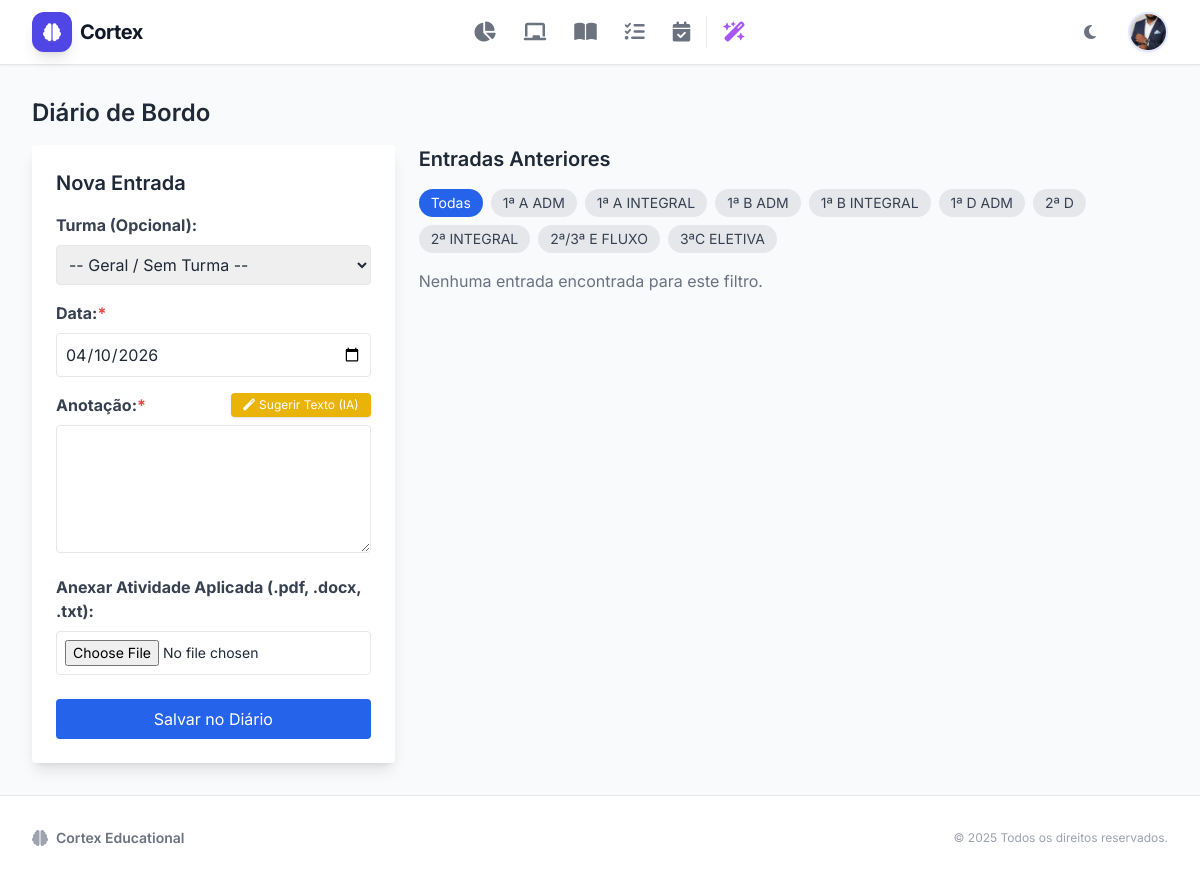
The page /diario (signed in) on the database its author committed.
### models.py (models this page shows, shortened)
class User(db.Model, UserMixin):
    __tablename__ = 'users'
    id = db.Column(db.Integer, primary_key=True)
    username = db.Column(db.String(80), unique=True, nullable=False)
    password_hash = db.Column(db.String(128), nullable=False)
    is_professor = db.Column(db.Boolean, default=True) # Se False, é aluno ou admin
    is_admin = db.Column(db.Boolean, default=False)    # Se True, vê dados de todos
    escola_id = db.Column(db.Integer, db.ForeignKey('escolas.id'), nullable=True)
    email_contato = db.Column(db.String(120), nullable=True)
    telefone = db.Column(db.String(20), nullable=True)
    foto_perfil_path = db.Column(db.String(255), nullable=True)
    genero = db.Column(db.String(20), default='Masculino')
    lembretes = db.relationship('Lembrete', backref='autor', lazy=True, cascade='all, delete-orphan')
    turmas = db.relationship('Turma', backref='autor', lazy=True, cascade='all, delete-orphan')
    horarios = db.relationship('Horario', backref='autor', lazy=True, cascade='all, delete-orphan')
    entradas_diario = db.relationship('DiarioBordo', backref='autor_diario', lazy=True, cascade='all, delete-orphan', foreign_keys='DiarioBordo.id_user')
    notificacoes = db.relationship('Notificacao', backref='destinatario', lazy=True, cascade='all, delete-orphan')

class Turma(db.Model):
    __tablename__ = 'turmas'
    id = db.Column(db.Integer, primary_key=True)
    nome = db.Column(db.String(100), nullable=False)
    descricao = db.Column(db.Text)
    turno = db.Column(db.String(50)) # Ex: Matutino, Vespertino, Noturno
    id_user = db.Column(db.Integer, db.ForeignKey('users.id'), nullable=False)
    alunos = db.relationship('Aluno', backref='turma', lazy=True)
    atividades = db.relationship('Atividade', backref='turma', lazy=True, cascade='all, delete-orphan')
    planos_de_aula = db.relationship('PlanoDeAula', backref='turma', lazy=True, cascade='all, delete-orphan')

### blueprints/planos.py (the view, shortened to what this page needs)
@planos_bp.route('/diario', methods=['GET', 'POST'])
@login_required
def diario_bordo():
    id_turma_filtro = request.args.get('id_turma', type=int)
    form = DiarioForm()
    turmas_user = Turma.query.filter_by(autor=current_user).order_by(Turma.nome).all()
    query = DiarioBordo.query.filter_by(autor_diario=current_user).order_by(DiarioBordo.data.desc())
    if id_turma_filtro:
        query = query.filter_by(id_turma=id_turma_filtro)
    entradas = query.all()
    return render_template('diario_bordo.html',
                           form=form,
                           turmas_user=turmas_user,
                           entradas=entradas,
                           id_turma_filtro=id_turma_filtro)

### forms.py
class DiarioForm(FlaskForm):
    anotacao = TextAreaField('Anotação', validators=[DataRequired(), Length(min=2)])
    data = DateField('Data', default=date.today, validators=[DataRequired()])
    arquivo_anexo = FileField('Anexar Atividade Aplicada (.pdf, .docx, .txt)', validators=[
        FileAllowed(['pdf', 'docx', 'txt'], 'Apenas .pdf, .docx ou .txt!'),
        Optional()
    ])
    submit = SubmitField('Salvar no Diário')

### templates/diario_bordo.html (shortened to what this page needs)
{% extends "base.html" %}
{% block content %}
<h2 class="text-2xl font-semibold mb-4">Diário de Bordo</h2>
<div class="grid grid-cols-1 lg:grid-cols-3 gap-6">
    <div class="lg:col-span-1">
        <form method="POST" enctype="multipart/form-data" class="bg-white p-6 rounded shadow-lg sticky top-6">
            <h3 class="text-xl font-semibold mb-4">Nova Entrada</h3>
            <div class="mb-4">
                <label class="block mb-2 font-bold text-gray-700">Turma (Opcional):</label>
                <select name="id_turma" class="border p-2 rounded w-full">
                    <option value="None">-- Geral / Sem Turma --</option>
                </select>
            </div>
            <div class="mb-4">
                <label class="block mb-2 font-bold text-gray-700">{{ form.data.label }}:<span class="text-red-500">*</span></label>
                {{ form.data(class="border p-2 rounded w-full") }}
            </div>
            <div class="mb-4">
                <div class="flex justify-between items-end mb-2">
                    <label class="font-bold text-gray-700">{{ form.anotacao.label }}:<span class="text-red-500">*</span></label>
                    <button type="button" id="btn-sugerir-diario"
                            class="text-xs bg-yellow-500 text-white px-3 py-1 rounded shadow hover:bg-yellow-600 transition flex items-center"
                            title="Preenche o texto com base no Plano de Aula e Atividades do dia selecionado">
                        <i class="fas fa-magic mr-1"></i> Sugerir Texto (IA)
                    </button>
                </div>
                {{ form.anotacao(class="border p-2 rounded w-full h-32", id="campo-anotacao") }}
            </div>
            <div class="mb-6">
                <label class="block mb-2 font-bold text-gray-700">{{ form.arquivo_anexo.label }}:</label>
                {{ form.arquivo_anexo(class="border p-2 rounded w-full text-sm") }}
            </div>
            {{ form.submit(class="bg-blue-600 text-white p-2 rounded hover:bg-blue-700 w-full") }}
        </form>
    </div>
    <div class="lg:col-span-2">
        <h3 class="text-xl font-semibold mb-4">Entradas Anteriores</h3>
        <div class="mb-4 flex flex-wrap gap-2 items-center">
            <a href="{{ url_for('planos.diario_bordo') }}"
               class="px-3 py-1 text-sm rounded-full {% if not id_turma_filtro %}bg-blue-600 text-white{% else %}bg-gray-200 text-gray-700 hover:bg-gray-300{% endif %}">
               Todas
            </a>
            {% for turma in turmas_user %}
             <a href="{{ url_for('planos.diario_bordo', id_turma=turma.id) }}"
                  class="px-3 py-1 text-sm rounded-full {% if id_turma_filtro == turma.id %}bg-blue-600 text-white{% else %}bg-gray-200 text-gray-700 hover:bg-gray-300{% endif %}">
                  {{ turma.nome }}
                </a>
            {% endfor %}
        </div>
        <div class="space-y-4">
            {% for entrada in entradas %}
            <div class="bg-white p-4 rounded-lg shadow">
                <div class="flex justify-between items-center mb-2 border-b pb-2">
                    <span class="font-bold text-lg">
                        {{ entrada.data.strftime('%d/%m/%Y') }}
                    </span>
                    {% if entrada.turma_diario %}
                        <span class="text-sm font-semibold text-blue-700">{{ entrada.turma_diario.nome }}</span>
                    {% else %}
                        <span class="text-sm text-gray-500">Geral</span>
                    {% endif %}
                </div>
                <p class="text-gray-700 whitespace-pre-wrap">{{ entrada.anotacao }}</p>
                {% if entrada.path_arquivo_anexo %}
                <div class="mt-3 pt-3 border-t">
                    <a href="{{ url_for('planos.download_diario_anexo', filename=entrada.path_arquivo_anexo) }}"
                       class="text-sm text-blue-600 hover:underline font-semibold"
                       title="Baixar anexo: {{ entrada.nome_arquivo_anexo }}">
                        <i class="fas fa-paperclip fa-fw"></i> Baixar Anexo ({{ entrada.nome_arquivo_anexo }})
                    </a>
                </div>
                {% endif %}
                </div>
            {% else %}
            <p class="text-gray-500">Nenhuma entrada encontrada para este filtro.</p>
            {% endfor %}
        </div>
    </div>
</div>
{% endblock %}

### templates/base.html (shortened to what this page needs)
<!DOCTYPE html>
<html lang="pt-br" class="light">
<head>
    <script src="https://cdn.tailwindcss.com"></script>
    <link rel="stylesheet" href="https://cdnjs.cloudflare.com/ajax/libs/font-awesome/6.4.0/css/all.min.css">
</head>
<body class="bg-gray-50 text-gray-800 flex flex-col min-h-screen dark:bg-gray-900 dark:text-gray-100 transition-colors duration-300">
    <nav class="bg-white border-b border-gray-200 sticky top-0 z-50 shadow-sm dark:bg-gray-800 dark:border-gray-700">
        <div class="max-w-7xl mx-auto px-4 sm:px-6 lg:px-8">
            <div class="flex justify-between h-16">
                <div class="flex items-center">
                    <a href="{{ url_for('core.index') }}" class="flex items-center gap-2 group">
                        <div class="w-10 h-10 bg-indigo-600 rounded-xl flex items-center justify-center text-white shadow-lg transform group-hover:scale-105 transition-transform">
                            <i class="fas fa-brain text-lg"></i>
                        </div>
                        <span class="font-bold text-xl text-gray-900 tracking-tight hidden sm:block group-hover:text-indigo-600 transition-colors dark:text-white dark:group-hover:text-indigo-400">Cortex</span>
                    </a>
                </div>
                {% if current_user.is_authenticated %}
                <div class="hidden md:flex items-center justify-center space-x-1">
                    <a href="{{ url_for('core.dashboard') }}" class="nav-item p-3 rounded-xl text-gray-500 hover:bg-indigo-50 hover:text-indigo-600 transition-all duration-200 dark:text-gray-400 dark:hover:bg-gray-700 dark:hover:text-indigo-400 group">
                        <i class="fas fa-chart-pie text-xl"></i>
                    </a>
                    <a href="{{ url_for('core.listar_turmas') }}" class="nav-item p-3 rounded-xl text-gray-500 hover:bg-indigo-50 hover:text-indigo-600 transition-all duration-200 dark:text-gray-400 dark:hover:bg-gray-700 dark:hover:text-indigo-400 group">
                        <i class="fas fa-chalkboard text-xl"></i>
                    </a>
                    <a href="{{ url_for('planos.listar_planos') }}" class="nav-item p-3 rounded-xl text-gray-500 hover:bg-indigo-50 hover:text-indigo-600 transition-all duration-200 dark:text-gray-400 dark:hover:bg-gray-700 dark:hover:text-indigo-400 group">
                        <i class="fas fa-book-open text-xl"></i>
                    </a>
                    <a href="{{ url_for('core.listar_atividades') }}" class="nav-item p-3 rounded-xl text-gray-500 hover:bg-indigo-50 hover:text-indigo-600 transition-all duration-200 dark:text-gray-400 dark:hover:bg-gray-700 dark:hover:text-indigo-400 group">
                        <i class="fas fa-tasks text-xl"></i>
                    </a>
                    <a href="{{ url_for('planos.diario_bordo') }}" class="nav-item p-3 rounded-xl text-gray-500 hover:bg-indigo-50 hover:text-indigo-600 transition-all duration-200 dark:text-gray-400 dark:hover:bg-gray-700 dark:hover:text-indigo-400 group">
                        <i class="fas fa-calendar-check text-xl"></i>
                    </a>
                    <a href="{{ url_for('planos.gerar_prova') }}" class="nav-item p-3 rounded-xl text-purple-500 hover:bg-purple-50 hover:text-purple-600 transition-all duration-200 dark:text-purple-400 dark:hover:bg-gray-700 group" title="IA Generator">
                        <i class="fas fa-wand-magic-sparkles text-xl"></i>
                    </a>
                </div>
                <div class="hidden md:flex items-center gap-4">
                    <button id="theme-toggle" class="p-2 rounded-lg text-gray-500 hover:bg-gray-100 dark:text-gray-400 dark:hover:bg-gray-700 focus:outline-none transition-colors" title="Alternar Tema">
                        <i class="fas fa-moon" id="theme-icon"></i>
                    </button>
                    <div class="relative group ml-2">
                        <button type="button" class="flex items-center focus:outline-none transition-transform hover:scale-105">
                            {% if current_user.foto_perfil_path %}
                                <img class="h-10 w-10 rounded-full object-cover border-2 border-indigo-100 shadow-sm hover:border-indigo-300 transition-colors"
                                     src="{{ url_for('static', filename='uploads/' + current_user.foto_perfil_path) }}"
                                     alt="Perfil"
                                     onerror="this.style.display='none'; this.nextElementSibling.style.display='flex';">
                            {% else %}
                                <div class="h-10 w-10 rounded-full bg-gradient-to-br from-indigo-500 to-purple-600 text-white flex items-center justify-center font-bold text-sm shadow-md border-2 border-white dark:border-gray-800">
                                    {{ current_user.username[:2].upper() }}
                                </div>
                            {% endif %}
                        </button>
                    </div>
                </div>
                {% endif %}
            </div>
        </div>
    </nav>
    <main class="flex-grow py-8 bg-gray-50 dark:bg-gray-900 transition-colors duration-300">
        <div class="max-w-7xl mx-auto px-4 sm:px-6 lg:px-8">
            {% block content %}{% endblock %}
        </div>
    </main>
    <footer class="bg-white border-t border-gray-200 mt-auto dark:bg-gray-800 dark:border-gray-700">
        <div class="max-w-7xl mx-auto py-8 px-4 sm:px-6 lg:px-8">
            <div class="flex flex-col md:flex-row justify-between items-center gap-4">
                <div class="flex items-center gap-2">
                    <i class="fas fa-brain text-gray-400"></i>
                    <span class="text-sm font-semibold text-gray-500 dark:text-gray-400">Cortex Educational</span>
                </div>
                <p class="text-center text-xs text-gray-400 dark:text-gray-500">
                    &copy; 2025 Todos os direitos reservados.
                </p>
            </div>
        </div>
    </footer>
</body>
</html>

### templates/base.html (style rules this page uses)
body { font-family: 'Inter', sans-serif; }
.nav-item { position: relative; display: flex; align-items: center; justify-content: center; }

### rows shown on the page
User: foto_perfil_path (picture)
Turma: nome "1ª A ADM"
Turma: nome "1ª A INTEGRAL"
Turma: nome "1ª B ADM"
Turma: nome "1ª B INTEGRAL"
Turma: nome "1ª D ADM"
Turma: nome "2ª D"
Turma: nome "2ª INTEGRAL"
Turma: nome "2ª/3ª E FLUXO"
Turma: nome "3ªC ELETIVA"
